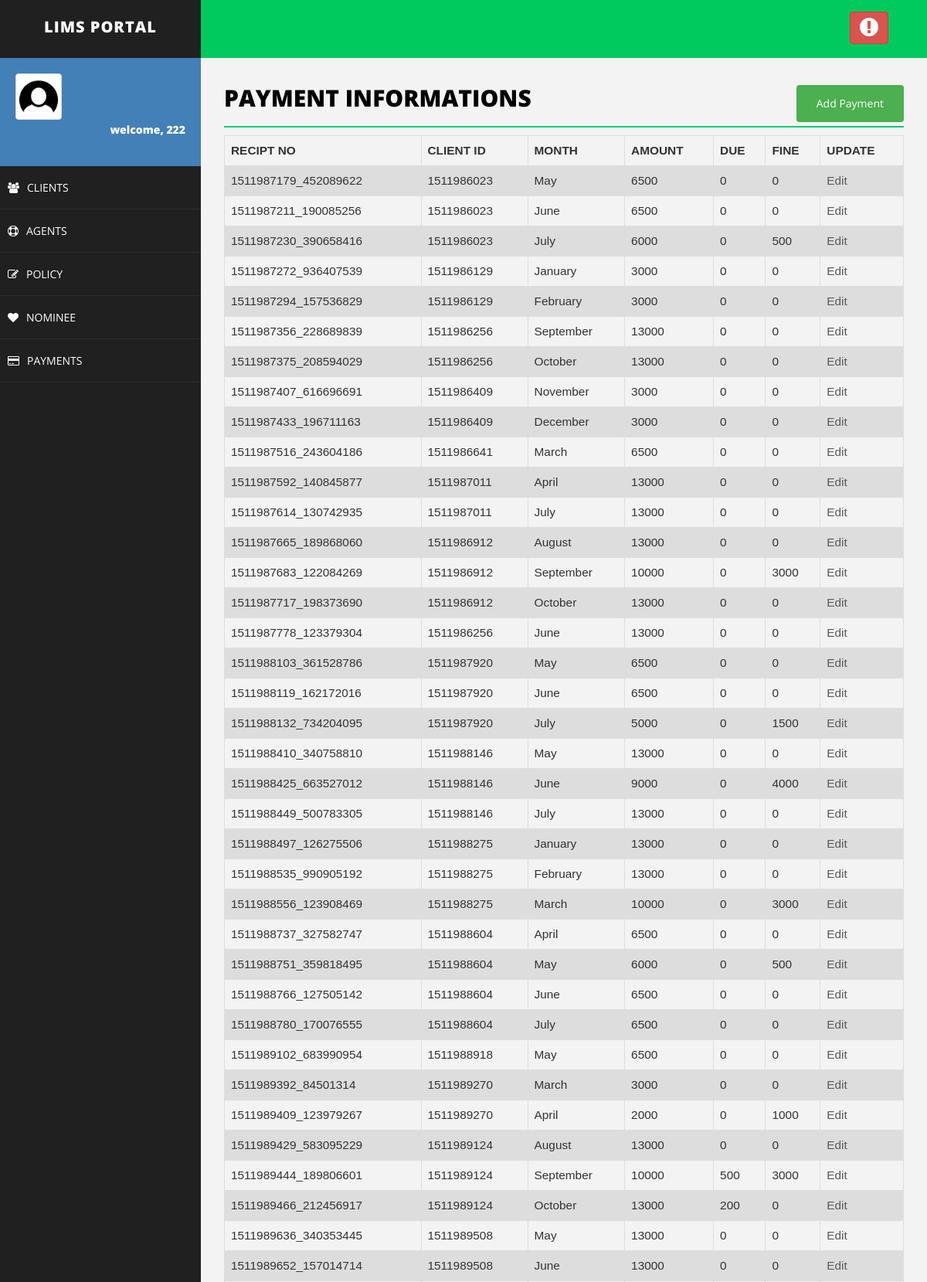
Page /payment.php (signed in, upper part) on the committed database.
### tables this page shows
CREATE TABLE IF NOT EXISTS `payment` (
  `recipt_no` varchar(20) NOT NULL,
  `client_id` varchar(50) NOT NULL,
  `month` varchar(50) NOT NULL,
  `amount` varchar(50) NOT NULL,
  `due` varchar(50) NOT NULL,
  `fine` varchar(50) NOT NULL,
  `agent_id` varchar(30) NOT NULL
);

### payment.php (the view, shortened to what this page needs)
<!DOCTYPE html>
<html>
<head>
    <link href="assets/css/bootstrap.css" rel="stylesheet" />
    <link href="assets/css/font-awesome.css" rel="stylesheet" />
    <link href="assets/css/basic.css" rel="stylesheet" />
    <link href="assets/css/custom.css" rel="stylesheet" />
</head>
<body>
<?php include 'header.php';
?>
        <div id="page-wrapper">
                <div class="row">
                    <div class="col-md-12">
                        <h1 class="page-head-line">Payment Informations
						<button class="btn" align="center">
						<a href="addPayment.php" class="btn">Add Payment</a>
						</button>
						</h1>
                    </div>
                </div>
<?php
	$sql = "SELECT recipt_no,client_id,month,amount,due,fine, agent_id FROM payment";
	$result = $conn->query($sql);
	echo "<table class=\"table\">\n";
    echo "  <tr>\n";
    echo "    <th>RECIPT NO</th>\n";
    echo "    <th>CLIENT ID</th>\n";
    echo "    <th>MONTH</th>\n";
    echo "    <th>AMOUNT</th>\n";
	echo "    <th>DUE</th>\n";
    echo "    <th>FINE</th>\n";
	echo "    <th>UPDATE</th>\n";
    echo "  </tr>";
	if ($result->num_rows > 0) {
	while($row = $result->fetch_assoc()) {
		echo "<tr>\n";
		echo "    <td>".$row["recipt_no"]."</td>\n";
		echo "    <td>".$row["client_id"]."</td>\n";
		echo "    <td>".$row["month"]."</td>\n";
		echo "    <td>".$row["amount"]."</td>\n";
		echo "    <td>".$row["due"]."</td>\n";
		echo "    <td>".$row["fine"]."</td>\n";
		if($row["agent_id"]== $username || "admin" == $username){
			echo "<td>"."<a href='editPayment.php?recipt_no=".$row["recipt_no"]. "'>Edit</a>"."</td>\n";
		}else{
			echo "<td>"."<a class=\"dis\" href='editPayment.php?recipt_no=".$row["recipt_no"]. "'>Edit</a>"."</td>\n";
		}
	}
	echo "</table>\n";
	} else {
    echo "0 results";
}
?>
        </div>
    </div>
</body>
</html>

### assets/css/basic.css (style rules this page uses)
body { font-family: 'Open Sans', sans-serif; line-height:25px; }
#page-wrapper { padding: 15px 15px; min-height: 600px; background: #F3F3F3; }
.page-head-line { font-size: 30px; text-transform: uppercase; color: #000; font-weight: 800; padding-bottom: 20px; border-bottom: 2px solid #00CA79; margin-bottom: 10px; }
@media (min-width:768px) { #page-wrapper { margin: 0 0 0 260px; padding: 15px 30px; min-height: 1200px; } }

### payment.php (style rules this page uses)
.btn { background-color: #4CAF50; float: right; color:white; text-decoration:none; }
table { font-family: arial, sans-serif; border-collapse: collapse; width: 100%; margin-left:0%; font-size:110%; }
td, th { border: 1px solid #dddddd; text-align: left; padding: 8px; }
tr:nth-child(even) { background-color: #dddddd; }
.dis { pointer-events: none; cursor: default; color:#595959; }

### rows in the picture
payment: recipt_no "1511987179_452089622", client "1511986023", month "May", amount "6500", due "0", fine "0"
payment: recipt_no "1511987211_190085256", client "1511986023", month "June", amount "6500", due "0", fine "0"
payment: recipt_no "1511987230_390658416", client "1511986023", month "July", amount "6000", due "0", fine "500"
payment: recipt_no "1511987272_936407539", client "1511986129", month "January", amount "3000", due "0", fine "0"
payment: recipt_no "1511987294_157536829", client "1511986129", month "February", amount "3000", due "0", fine "0"
payment: recipt_no "1511987356_228689839", client "1511986256", month "September", amount "13000", due "0", fine "0"
payment: recipt_no "1511987375_208594029", client "1511986256", month "October", amount "13000", due "0", fine "0"
payment: recipt_no "1511987407_616696691", client "1511986409", month "November", amount "3000", due "0", fine "0"
payment: recipt_no "1511987433_196711163", client "1511986409", month "December", amount "3000", due "0", fine "0"
payment: recipt_no "1511987516_243604186", client "1511986641", month "March", amount "6500", due "0", fine "0"
payment: recipt_no "1511987592_140845877", client "1511987011", month "April", amount "13000", due "0", fine "0"
payment: recipt_no "1511987614_130742935", client "1511987011", month "July", amount "13000", due "0", fine "0"
payment: recipt_no "1511987665_189868060", client "1511986912", month "August", amount "13000", due "0", fine "0"
payment: recipt_no "1511987683_122084269", client "1511986912", month "September", amount "10000", due "0", fine "3000"
payment: recipt_no "1511987717_198373690", client "1511986912", month "October", amount "13000", due "0", fine "0"
payment: recipt_no "1511987778_123379304", client "1511986256", month "June", amount "13000", due "0", fine "0"
payment: recipt_no "1511988103_361528786", client "1511987920", month "May", amount "6500", due "0", fine "0"
payment: recipt_no "1511988119_162172016", client "1511987920", month "June", amount "6500", due "0", fine "0"
payment: recipt_no "1511988132_734204095", client "1511987920", month "July", amount "5000", due "0", fine "1500"
payment: recipt_no "1511988410_340758810", client "1511988146", month "May", amount "13000", due "0", fine "0"
payment: recipt_no "1511988425_663527012", client "1511988146", month "June", amount "9000", due "0", fine "4000"
payment: recipt_no "1511988449_500783305", client "1511988146", month "July", amount "13000", due "0", fine "0"
payment: recipt_no "1511988497_126275506", client "1511988275", month "January", amount "13000", due "0", fine "0"
payment: recipt_no "1511988535_990905192", client "1511988275", month "February", amount "13000", due "0", fine "0"
payment: recipt_no "1511988556_123908469", client "1511988275", month "March", amount "10000", due "0", fine "3000"
payment: recipt_no "1511988737_327582747", client "1511988604", month "April", amount "6500", due "0", fine "0"
payment: recipt_no "1511988751_359818495", client "1511988604", month "May", amount "6000", due "0", fine "500"
payment: recipt_no "1511988766_127505142", client "1511988604", month "June", amount "6500", due "0", fine "0"
payment: recipt_no "1511988780_170076555", client "1511988604", month "July", amount "6500", due "0", fine "0"
payment: recipt_no "1511989102_683990954", client "1511988918", month "May", amount "6500", due "0", fine "0"
payment: recipt_no "1511989392_84501314", client "1511989270", month "March", amount "3000", due "0", fine "0"
payment: recipt_no "1511989409_123979267", client "1511989270", month "April", amount "2000", due "0", fine "1000"
payment: recipt_no "1511989429_583095229", client "1511989124", month "August", amount "13000", due "0", fine "0"
payment: recipt_no "1511989444_189806601", client "1511989124", month "September", amount "10000", due "500", fine "3000"
payment: recipt_no "1511989466_212456917", client "1511989124", month "October", amount "13000", due "200", fine "0"
payment: recipt_no "1511989636_340353445", client "1511989508", month "May", amount "13000", due "0", fine "0"
payment: recipt_no "1511989652_157014714", client "1511989508", month "June", amount "13000", due "0", fine "0"

### other values in the picture
$_SESSION["username"] "222"
